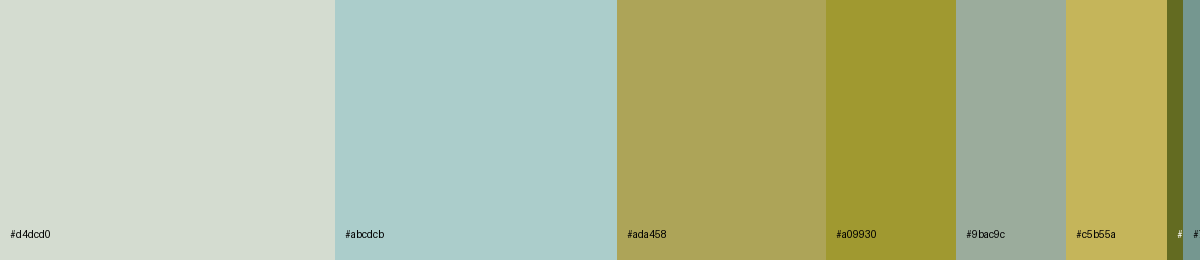
#> input picture color-styles/avdidit-sunlit-pastoral-postcard/swatches.png, 1200 x 260 px
$ python create_style_package.py ../color-styles/avdidit-sunlit-pastoral-postcard/swatches.png
#> lines starting #> are read from the running program, lines starting #| are printed output that depends on the picture
### scripts/extract_image_profile.py
#!/usr/bin/env python3
"""Extract objective color/style statistics from an image."""

from __future__ import annotations

import argparse
import colorsys
import hashlib
import json
import statistics
from collections import Counter
from pathlib import Path

try:
    from PIL import Image, ImageFilter
except Exception as exc:  # pragma: no cover - environment helper
    raise SystemExit(
        "Pillow is required. Install it with `pip install pillow` or use a Python runtime that already includes Pillow."
    ) from exc


def percentile(values: list[float], p: float) -> float:
    ordered = sorted(values)
    if not ordered:
        return 0.0
    index = round((len(ordered) - 1) * p / 100)
    return ordered[max(0, min(len(ordered) - 1, index))]


def rgb_to_luminance(rgb: tuple[int, int, int]) -> float:
    r, g, b = (channel / 255 for channel in rgb)
    return 0.2126 * r + 0.7152 * g + 0.0722 * b


def pixels_from(image: Image.Image) -> list:
    getter = getattr(image, "get_flattened_data", None)
    if getter:
        return list(getter())
    return list(image.getdata())


def color_meta(rgb: tuple[int, int, int], weight: float | None = None) -> dict:
    r, g, b = rgb
    h, s, v = colorsys.rgb_to_hsv(r / 255, g / 255, b / 255)
    item = {
        "hex": f"#{r:02x}{g:02x}{b:02x}",
        "rgb": [r, g, b],
        "hue": round(h * 360, 1),
        "saturation": round(s, 3),
        "value": round(v, 3),
        "luminance": round(rgb_to_luminance(rgb), 3),
    }
    if weight is not None:
        item["weight"] = round(weight, 4)
    return item


def build_palette(image: Image.Image, colors: int) -> list[dict]:
    quantized = image.quantize(colors=colors, method=2).convert("RGB")
    counts = Counter(pixels_from(quantized))
    total = sum(counts.values()) or 1
    return [color_meta(rgb, count / total) for rgb, count in counts.most_common(colors)]


def region_stats(image: Image.Image, box: tuple[int, int, int, int]) -> dict:
    crop = image.crop(box).resize((160, 160)).convert("RGB")
    pixels = pixels_from(crop)
    luminance = [rgb_to_luminance(pixel) for pixel in pixels]
    saturation = []
    avg = [0, 0, 0]
    for r, g, b in pixels:
        _, s, _ = colorsys.rgb_to_hsv(r / 255, g / 255, b / 255)
        saturation.append(s)
        avg[0] += r
        avg[1] += g
        avg[2] += b
    count = len(pixels) or 1
    avg_rgb = tuple(round(channel / count) for channel in avg)
    palette = build_palette(crop, 5)
    return {
        "avg_hex": f"#{avg_rgb[0]:02x}{avg_rgb[1]:02x}{avg_rgb[2]:02x}",
        "luminance_mean": round(statistics.mean(luminance), 3),
        "luminance_p10": round(percentile(luminance, 10), 3),
        "luminance_p90": round(percentile(luminance, 90), 3),
        "saturation_mean": round(statistics.mean(saturation), 3),
        "dominants": palette,
    }


def hue_bias(pixels: list[tuple[int, int, int]]) -> dict:
    buckets = {
        "red_orange": 0.0,
        "yellow": 0.0,
        "green": 0.0,
        "cyan_blue": 0.0,
        "magenta": 0.0,
    }
    for r, g, b in pixels:
        h, s, v = colorsys.rgb_to_hsv(r / 255, g / 255, b / 255)
        hue = h * 360
        if s < 0.08 or v < 0.08:
            continue
        weight = s * v
        if hue < 35 or hue >= 340:
            buckets["red_orange"] += weight
        elif hue < 70:
            buckets["yellow"] += weight
        elif hue < 165:
            buckets["green"] += weight
        elif hue < 255:
            buckets["cyan_blue"] += weight
        else:
            buckets["magenta"] += weight
    total = sum(buckets.values()) or 1
    return {key: round(value / total, 3) for key, value in buckets.items()}


def estimate_grain(image: Image.Image) -> dict:
    width, height = image.size
    crop = image.crop((0, 0, width, max(1, int(height * 0.36))))
    resized_height = max(1, round(512 * crop.size[1] / max(1, crop.size[0])))
    gray = crop.resize((512, resized_height)).convert("L")
    blur = gray.filter(ImageFilter.GaussianBlur(radius=2))
    residuals = [abs(a - b) / 255 for a, b in zip(pixels_from(gray), pixels_from(blur))]
    return {
        "high_frequency_mean": round(statistics.mean(residuals), 4),
        "high_frequency_p95": round(percentile(residuals, 95), 4),
    }


def build_profile(image_path: Path, palette_colors: int = 12) -> dict:
    image = Image.open(image_path).convert("RGB")
    width, height = image.size
    scale = min(1.0, 1000 / max(width, height))
    small = image.resize((max(1, int(width * scale)), max(1, int(height * scale))))
    pixels = pixels_from(small)

    luminance = [rgb_to_luminance(pixel) for pixel in pixels]
    saturation = []
    value = []
    for r, g, b in pixels:
        _, s, v = colorsys.rgb_to_hsv(r / 255, g / 255, b / 255)
        saturation.append(s)
        value.append(v)

    regions = {
        "top": (0, 0, width, int(height * 0.33)),
        "middle": (0, int(height * 0.33), width, int(height * 0.66)),
        "bottom": (0, int(height * 0.66), width, height),
        "center": (int(width * 0.25), int(height * 0.2), int(width * 0.75), int(height * 0.85)),
    }

    return {
        "image": {
            "path": str(image_path),
            "sha256": "sha256:" + hashlib.sha256(image_path.read_bytes()).hexdigest(),
            "width": width,
            "height": height,
            "aspect_ratio": round(width / height, 3),
        },
        "luminance": {
            "mean": round(statistics.mean(luminance), 3),
            "p01": round(percentile(luminance, 1), 3),
            "p10": round(percentile(luminance, 10), 3),
            "p50": round(percentile(luminance, 50), 3),
            "p90": round(percentile(luminance, 90), 3),
            "p99": round(percentile(luminance, 99), 3),
        },
        "saturation": {
            "mean": round(statistics.mean(saturation), 3),
            "median": round(percentile(saturation, 50), 3),
            "p90": round(percentile(saturation, 90), 3),
        },
        "hue_bias": hue_bias(pixels),
        "palette": build_palette(small, palette_colors),
        "regions": {name: region_stats(image, box) for name, box in regions.items()},
        "grain_estimate": estimate_grain(image),
    }


# [14 lines left out: function main, not called in this run]


# [2 lines that do not run on import are left out]

### scripts/create_style_package.py
#!/usr/bin/env python3
"""Create a reusable color-grade style package from a reference image."""

from __future__ import annotations

import argparse
import json
import os
import re
import shutil
from datetime import date, datetime, timezone
from pathlib import Path

try:
    from PIL import Image, ImageDraw
except Exception as exc:  # pragma: no cover - environment helper
    raise SystemExit(
        "Pillow is required. Install it with `pip install pillow` or use a Python runtime that already includes Pillow."
    ) from exc

from extract_image_profile import build_profile


DEFAULT_STYLES_ROOT = Path(
    os.environ.get(
        "COLOR_GRADE_STYLES_ROOT",
        "color-styles",
    )
).expanduser()


def slugify(value: str) -> str:
    slug = re.sub(r"[^a-zA-Z0-9]+", "-", value.lower()).strip("-")
    return slug or "color-style"


def make_swatches(palette: list[dict], output: Path) -> None:
    width, height = 1200, 260
    image = Image.new("RGB", (width, height), "white")
    draw = ImageDraw.Draw(image)
    top = palette[:8]
    total = sum(item.get("weight", 0) for item in top) or 1
    x = 0
    for index, item in enumerate(top):
        segment_width = width - x if index == len(top) - 1 else int(width * item.get("weight", 0) / total)
        rgb = tuple(item["rgb"])
        draw.rectangle([x, 0, x + segment_width, height], fill=rgb)
        label_color = "white" if item.get("luminance", 0) < 0.42 else "black"
        draw.text((x + 10, height - 32), item["hex"], fill=label_color)
        x += segment_width
    image.save(output)


def default_style_json(style_id: str, name: str, source_name: str, profile: dict, description: str) -> dict:
    return {
        "id": style_id,
        "name": name,
        "version": "1.0.0",
        "created_at": str(date.today()),
        "source_image": source_name,
        "source_image_sha256": profile["image"]["sha256"],
        "description": description,
        "tags": [],
        "mood": [],
        "scene_fit": [],
        "avoid_scenes": [],
        "technical_profile": {
            "image_size": {
                "width": profile["image"]["width"],
                "height": profile["image"]["height"],
                "aspect_ratio": profile["image"]["aspect_ratio"],
            },
            "luminance": profile["luminance"],
            "saturation": profile["saturation"],
            "hue_bias": profile["hue_bias"],
            "grain_estimate": profile["grain_estimate"],
            "regions": profile["regions"],
        },
        "style_philosophy": {
            "emotional_goal": "",
            "contrast_strategy": "",
            "color_strategy": "",
            "subject_strategy": "",
            "texture_strategy": "",
            "do_not_literalize": "Do not copy source scene colors into incompatible target objects.",
        },
        "semantic_transfer_rules": {
            "sky": "",
            "water": "",
            "grass": "",
            "forest": "",
            "mountain": "",
            "skin": "",
            "white_clothing": "",
            "shadow": "",
            "highlight": "",
        },
        "compatibility": {
            "best_for": [],
            "also_works_for": [],
            "weak_for": [],
            "reject_for": ["document", "ID photo", "medical image", "color-critical product"],
            "requires": {
                "has_shadow_structure": None,
                "has_coolable_environment": None,
                "benefits_from_human_anchor": None,
                "needs_highlight_anchor": "",
            },
            "risks": [],
        },
        "palette": profile["palette"],
        "model_prompt": {
            "positive": "",
            "negative": "Do not change composition, identity, objects, pose, weather, season, camera angle, or add/remove elements. Color grade only.",
            "strength_default": 0.55,
            "strength_range": [0.35, 0.75],
            "preserve_content_priority": "very high",
        },
        "retrieval": {
            "keywords": [],
            "embedding_text": "",
        },
    }


def utc_now() -> str:
    return datetime.now(timezone.utc).isoformat(timespec="seconds").replace("+00:00", "Z")


def update_recent_index(styles_root: Path, package_dir: Path, style: dict) -> Path:
    index_dir = styles_root / "_index"
    index_dir.mkdir(parents=True, exist_ok=True)
    index_path = index_dir / "recent-styles.json"
    if index_path.exists():
        try:
            index = json.loads(index_path.read_text(encoding="utf-8"))
        except json.JSONDecodeError:
            index = {}
    else:
        index = {}

    style_json = package_dir / "style.json"
    entry = {
        "id": style.get("id"),
        "name": style.get("name"),
        "path": str(package_dir),
        "style_json": str(style_json),
        "updated_at": utc_now(),
        "source_image_sha256": style.get("source_image_sha256"),
    }
    recent = [
        item
        for item in index.get("recent", [])
        if item.get("id") != style.get("id") and item.get("style_json") != str(style_json)
    ]
    recent.insert(0, entry)
    index = {
        "styles_root": str(styles_root),
        "updated_at": utc_now(),
        "recent": recent[:100],
    }
    index_path.write_text(json.dumps(index, ensure_ascii=False, indent=2) + "\n", encoding="utf-8")
    return index_path


def main() -> None:
    parser = argparse.ArgumentParser(description="Create a color grade style package.")
    parser.add_argument("image", type=Path)
    parser.add_argument(
        "--styles-root",
        type=Path,
        default=DEFAULT_STYLES_ROOT,
        help="Root directory for saved style packages. Defaults to COLOR_GRADE_STYLES_ROOT or the shared style library.",
    )
    parser.add_argument("--id", dest="style_id")
    parser.add_argument("--name")
    parser.add_argument("--description", default="")
    parser.add_argument("--force", action="store_true")
    args = parser.parse_args()

    image_path = args.image
    name = args.name or image_path.stem
    style_id = args.style_id or slugify(name)
    styles_root = args.styles_root.expanduser()
    package_dir = styles_root / style_id
    if package_dir.exists() and not args.force:
        raise SystemExit(f"Refusing to overwrite existing package: {package_dir}")
    package_dir.mkdir(parents=True, exist_ok=True)

    profile = build_profile(image_path)
#> in build_profile, image is the input picture: PIL image 1200x260 RGB; mean R, G, B 180.3, 188.9, 150.4
#> in build_profile, `pixels = pixels_from(small)`: pixels = 216000 items
#> in percentile, `index = round((len(ordered) - 1) * p / 100)`: index = 2160
#> in hue_bias, `buckets = { "red_orange": 0.0, "yellow": 0.0, "green": 0.0, "cyan_blue..`: buckets = {'red_orange': 0, 'yellow': 0, 'green': 0, 'cyan_blue': 0, 'magenta': 0}
#> the loop in hue_bias, `for r, g, b in pixels:` made 216000 passes
#> (h, s, v, hue) on passes 1 to 3: (0.278, 0.0545, 0.863, 100), (0.278, 0.0545, 0.863, 100), (0.278, 0.0545, 0.863, 100)
#> after the loop in hue_bias, `for r, g, b in pixels:`: buckets = {'red_orange': 0, 'yellow': 31152.1, 'green': 1362.7, 'cyan_blue': 7160, 'magenta': 0}
#> in hue_bias, `total = sum(buckets.values()) or 1`: total = 39674.8
#> in build_palette, `counts = Counter(pixels_from(quantized))`: counts = 12 items
#> in build_palette, `total = sum(counts.values()) or 1`: total = 216000
#> in region_stats, `crop = image.crop(box).resize((160, 160)).convert("RGB")`:
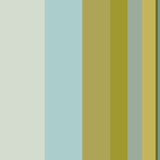
#> crop: PIL image 160x160 RGB; mean R, G, B 180.6, 189.3, 150.6
#> in region_stats, `pixels = pixels_from(crop)`: pixels = 25600 items
#> the loop in region_stats, `for r, g, b in pixels:` made 25600 passes
#> (r, g, b, s) on passes 1 to 3: (212, 220, 208, 0.0545), (212, 220, 208, 0.0545), (212, 220, 208, 0.0545)
#> after the loop in region_stats, `for r, g, b in pixels:`: avg = [4623360, 4846080, 3856480]; saturation = 25600 items
#> in region_stats, `count = len(pixels) or 1`: count = 25600
#> in region_stats, `avg_rgb = tuple(round(channel / count) for channel in avg)`: avg_rgb = (181, 189, 151)
#> call 2 of build_palette, with colors = 5
#> in build_palette (call 2), `quantized = image.quantize(colors=colors, method=2).convert("RGB")`:
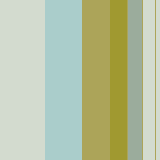
#> quantized: PIL image 160x160 RGB; mean R, G, B 183.6, 194, 161.9
#> in build_palette (call 2), `counts = Counter(pixels_from(quantized))`: counts = {(211, 219, 207): 9760, (170, 205, 203): 5920, (172, 164, 89): 4960, (160, 153, 48): 2720, (155, 172, 156): 2240}
#> in build_palette (call 2), `total = sum(counts.values()) or 1`: total = 25600
#> in region_stats, `palette = build_palette(crop, 5)`: palette = 5 items
#> the loop in region_stats (call 2), `for r, g, b in pixels:` made 25600 passes
#> call 4 of region_stats, with box = (300, 52, 900, 221)
#> in region_stats (call 4), `crop = image.crop(box).resize((160, 160)).convert("RGB")`:
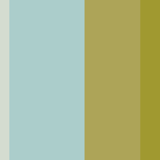
#> crop: PIL image 160x160 RGB; mean R, G, B 172.7, 185.2, 144.1
#> the loop in region_stats (call 4), `for r, g, b in pixels:` made 25600 passes
#> (r, g, b) on passes 1 to 3: (212, 220, 208), (212, 220, 208), (212, 220, 208)
#> in estimate_grain, `crop = image.crop((0, 0, width, max(1, int(height * 0.36))))`:
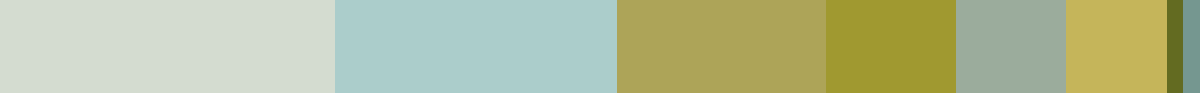
#> crop: PIL image 1200x93 RGB; mean R, G, B 180.6, 189.3, 150.7
#> in estimate_grain, `gray = crop.resize((512, resized_height)).convert("L")`:
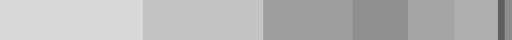
#> gray: PIL image 512x40 L; min 95, max 217, mean 182.3
    suffix = image_path.suffix.lower() or ".jpg"
    reference_name = f"reference{suffix}"
    shutil.copyfile(image_path, package_dir / reference_name)

    source = Image.open(image_path).convert("RGB")
    thumb = source.copy()
    thumb.thumbnail((900, 1200))
    thumb.save(package_dir / "thumbnail.jpg", quality=90)
    make_swatches(profile["palette"], package_dir / "swatches.png")
#> in make_swatches, `image = Image.new("RGB", (width, height), "white")`: image: PIL image 1200x260 RGB; every value is 255
#> the loop in make_swatches, `for index, item in enumerate(top):` made 8 passes
#> in make_swatches, `image.save(output)`:
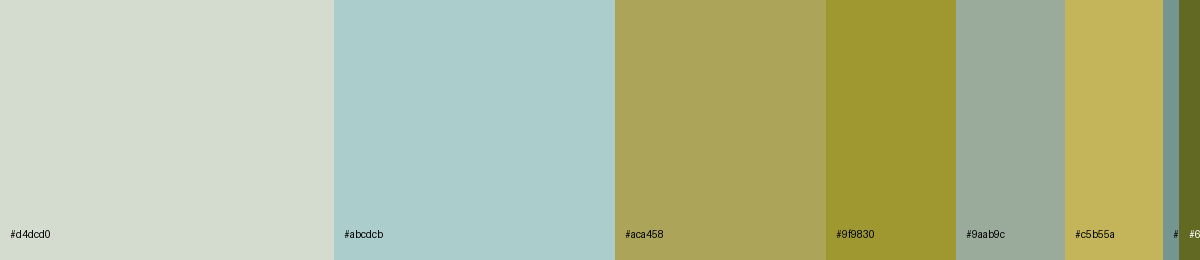
#> saved as swatches.png: PIL image 1200x260 RGB; mean R, G, B 179.5, 188.3, 149.9

    style = default_style_json(style_id, name, reference_name, profile, args.description)
    (package_dir / "style.json").write_text(json.dumps(style, ensure_ascii=False, indent=2) + "\n", encoding="utf-8")
    index_path = update_recent_index(styles_root, package_dir, style)

    print(json.dumps({
        "styles_root": str(styles_root),
        "package_dir": str(package_dir),
        "style_json": str(package_dir / "style.json"),
        "recent_index": str(index_path),
        "next_step": "Fill style_philosophy, semantic_transfer_rules, compatibility, tags, mood, and model_prompt from visual analysis.",
    }, ensure_ascii=False, indent=2))
#| {
#|   "styles_root": "color-styles",
#|   "package_dir": "color-styles/swatches",
#|   "style_json": "color-styles/swatches/style.json",
#|   "recent_index": "color-styles/_index/recent-styles.json",
#|   "next_step": "Fill style_philosophy, semantic_transfer_rules, compatibility, tags, mood, and model_prompt from visual analysis."
#| }


if __name__ == "__main__":
    main()
